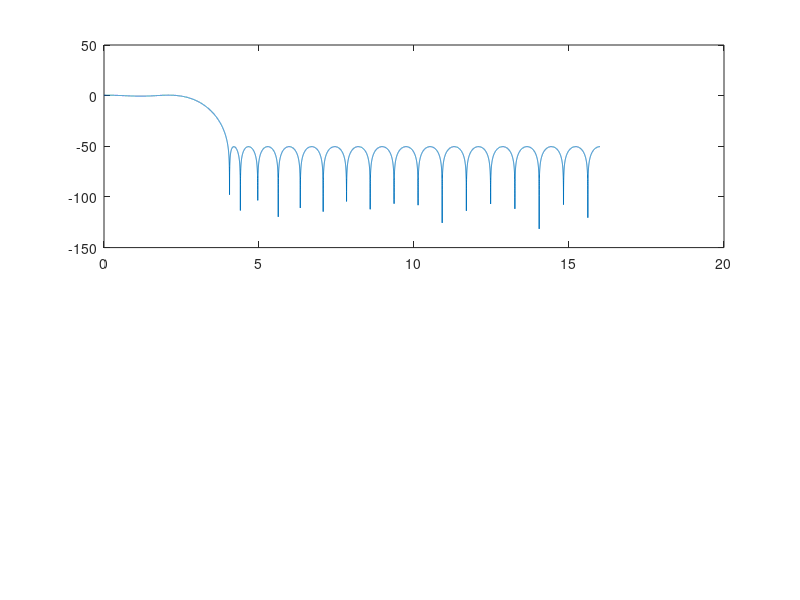

This chart was generated by the following MATLAB code: (Note: this script raises an error after producing the figure.)
% Copyright 2026 LI MingKuan
%
% 原项目：Firpm-Equiripple-Demo
% 作者：LiMingKuan-UESTC
% 仓库地址：https://github.com/LiMingKuan-UESTC/Firpm-Equiripple-Demo

%% 参数定义
fs  = 32e6;            % 采样率 32 MHz
fp  = 2.5e6;           % 通带截止频率 2.5 MHz
fst = 4.0e6;           % 阻带起始频率 4.0 MHz
Ap  = 1;               % 通带最大衰减 1 dB
Ast = 50;              % 阻带最小衰减 50 dB

%% 允许偏差 (线性幅度偏差)
dev = [ (10^(Ap/20)-1)/(10^(Ap/20)+1) , 10^(-Ast/20) ];

%% firpmord 估算阶数
[N, Fo, Ao, W] = firpmord([fp, fst], [1 0], dev, fs);
fprintf("firpmord 估算阶数 N = %d (taps=%d)\n", N, N+1);

%% 自动加阶直到满足阻带
N0      = N + 1;       % 起点
step    = 10;          % 每次加阶步长（可改 5/10/20）
maxIter = 40;          % 最大迭代次数
nFFT    = 16384;       % 频率采样点数（越大越准，但更慢）

best_b = [];
best_N = NaN;

for k = 0:maxIter
    Ntry = N0 + k*step;            % 试探阶数（firpm参数是“阶数”）
    b = firpm(Ntry, Fo, Ao, W);

    [H, F] = freqz(b, 1, nFFT, fs);
    HdB = 20*log10(abs(H) + 1e-12);

    passIdx = (F <= fp);
    stopIdx = (F >= fst);

    stopMax_dB = max(HdB(stopIdx));                       % 阻带最差点
    passRipple_pp = max(HdB(passIdx)) - min(HdB(passIdx));% 通带峰谷纹波

    fprintf("N=%4d (taps=%4d): stopMax=%7.2f dB, passRipple(pp)=%5.2f dB\n", ...
        Ntry, Ntry+1, stopMax_dB, passRipple_pp);

    if stopMax_dB <= -Ast
        best_b = b;
        best_N = Ntry;
        fprintf(">>> 满足阻带 Ast=%d dB：采用 N=%d (taps=%d)\n", Ast, best_N, best_N+1);
        break;
    end
end

% 若没满足，也保留最后一次结果
if isempty(best_b)
    best_b = b;
    best_N = Ntry;
    fprintf("!!! 达到最大迭代仍未满足 Ast=%d dB，输出最后一次 N=%d (taps=%d)\n", Ast, best_N, best_N+1);
end

b = best_b;

%% 频率响应 & 群延迟
[H, F]   = freqz(b, 1, nFFT, fs);
[GD, Fg] = grpdelay(b, 1, nFFT, fs);
HdB = 20*log10(abs(H) + 1e-12);

%% 图1：幅频响应(dB) 
figure;
subplot(2,2,[1 2]);
plot(F/1e6, HdB); hold on;
yline(-Ap,  '--r', 'Passband Ripple 1 dB');
yline(-Ast, '--g', 'Stopband 50 dB');
xline(fp/1e6,  ':r', 'Fp');
xline(fst/1e6, ':g', 'Fst');
grid on; hold off;
xlabel('Frequency (MHz)'); ylabel('Magnitude (dB)');
title(sprintf('Magnitude Response (N=%d, taps=%d)', best_N, best_N+1));
ylim([-100 5]);

%% 图2：相频响应(解包裹)
subplot(2,2,3);
plot(F/1e6, unwrap(angle(H)));
grid on;
xlabel('Frequency (MHz)'); ylabel('Phase (radians)');
title(sprintf('Phase Response (Unwrapped) (N=%d)', best_N));
xlim([0 4]);   % 你想看 0~4MHz 就改成 [0 4]

%% 图3：群延迟
subplot(2,2,4);
plot(Fg/1e6, GD);
grid on;
xlabel('Frequency (MHz)'); ylabel('Group Delay (samples)');
title(sprintf('Group Delay (N=%d)', best_N));
xlim([0 6]);   % 你想看 0~4MHz 就改成 [0 4]

%% 最终指标打印
passIdx = (F <= fp);
stopIdx = (F >= fst);
passRipple_pp = max(HdB(passIdx)) - min(HdB(passIdx));
stopMax_dB    = max(HdB(stopIdx));

fprintf("\n==== 最终结果 ====\n");
fprintf("最终阶数 N = %d (taps=%d)\n", best_N, best_N+1);
fprintf("通带峰-谷纹波 = %.2f dB\n", passRipple_pp);
fprintf("阻带最差点 stopMax = %.2f dB (需 <= -%d dB)\n", stopMax_dB, Ast);
